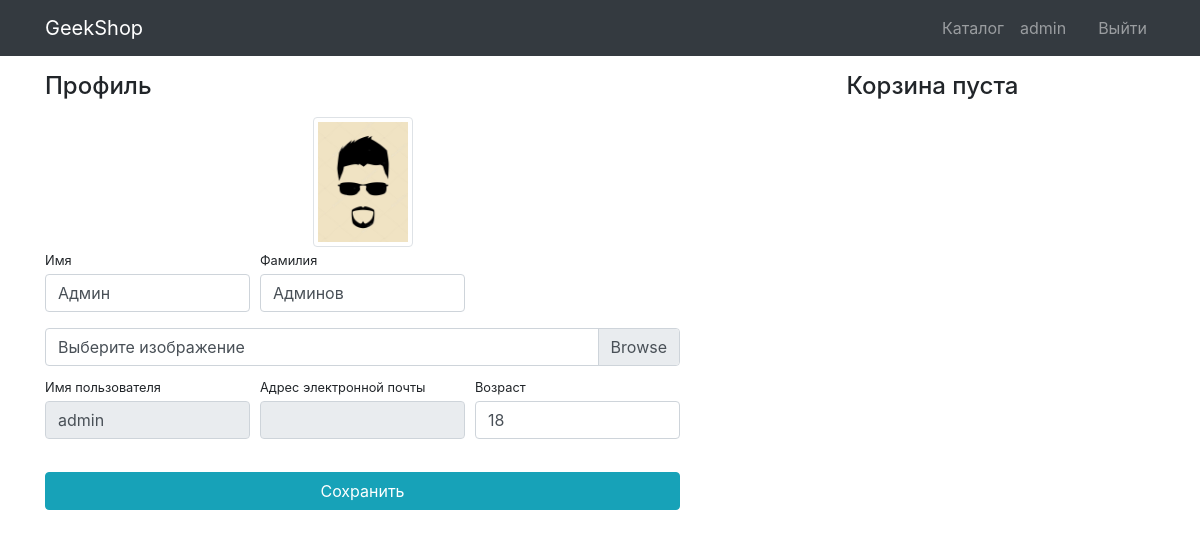
Page /authapp/profile/ (signed in) on the committed database.
### authapp/models.py (models this page shows)
class User(AbstractUser):
    image = models.ImageField(upload_to="user_avatar", blank=True)
    age = models.PositiveIntegerField(default=18)

### authapp/views.py (the view, shortened to what this page needs)
# urls.py: path('profile/',profile, name="profile"),
@login_required
def profile(request):
    user_select = request.user
    context = {
        'title' : 'Gekshop | Профиль пользователя',
        'form' : UserProfileForm(instance=request.user),
        'baskets' : Basket.objects.filter(user=user_select)
    }
    return render(request, 'authapp/profile.html', context)

### authapp/forms.py
class UserProfileForm(UserChangeForm):
    image = forms.ImageField(widget=forms.FileInput, required=False)
    age = forms.IntegerField(widget=forms.NumberInput, required=False, min_value=1)
    class Meta:
        model = User
        fields = ('username','last_name','first_name','email', 'image', 'age')
    def __init__(self,*args,**kwargs):
        super(UserChangeForm, self).__init__(*args,**kwargs)
        self.fields['username'].widget.attrs['readonly'] = True
        self.fields['email'].widget.attrs['readonly'] = True
        for filed_name , field in self.fields.items():
            field.widget.attrs['class'] = 'form-control py-2'
        self.fields['image'].widget.attrs['class'] = 'custom-file-input'

### authapp/templates/authapp/profile.html (shortened to what this page needs)
{% extends 'mainapp/base.html' %}
{% load static %}
    {% block css %}
        <link href="{% static 'css/profile.css' %}" rel="stylesheet">
    {% endblock %}
{% block content %}
    <div class="container">
        <div class="row">
            <div class="col-lg-7">
                <h4 class="mt-3 mb-3">Профиль</h4>
                <div class="col-lg-12 text-center">
                    <img width="100" height="100"
                         src="{% if user.image %} {{ user.image.url }} {% else %} {% static 'vendor/img/users/default_avatar.jpg' %}{% endif %}"
                         class="img-thumbnail">
                </div>
                <form action="{% url 'authapp:profile' %}" method="post" enctype="multipart/form-data">
                    <div class="form-row">
                        <div class="col-lg-4">
                            <div class="form-group">
                                <label class="small mb-1" for="{{ form.first_name.id_for_label }}">Имя</label>
                                {{ form.first_name }}
                            </div>
                    </div>
                    <div class="col-lg-4">
                        <div class="form-group">
                            <label class="small mb-1" for="{{ form.last_name.id_for_label  }}">Фамилия</label>
                            {{ form.last_name }}
                        </div>
                    </div>
                </div>
                <div class="form-row mb-2">
                    <div class="col-lg-12">
                        <div class="custom-file">
                            <label class="custom-file-label" for="{{ form.image.id_for_label }}">Выберите изображение</label>
                        </div>
                    </div>
                </div>
                <div class="form-row">
                    <div class="col-lg-4">
                        <label class="small mb-1" for="{{ form.username.id_for_label }}">Имя пользователя</label>
                        {{ form.username }}
                    </div>
                    <div class="col-lg-4">
                        <label class="small mb-1" for="{{ form.email.id_for_label }}">Адрес электронной почты</label>
                        {{ form.email }}
                    </div>
                    <div class="col-lg-4">
                        <label class="small mb-1" for="{{ form.age.id_for_label }} " >Возраст</label>
                        {{ form.age }}
                    </div>
                </div>
                <div class="form-row">
                    <div class="col-lg-12" style="margin-top: 33px;">
                        <input class="btn btn-info btn-block" type="submit" value="Сохранить">
                    </div>
                </div>
            </form>
        </div>
        <div class="col-lg-5">
            {% include 'basketapp/basket.html' %}
        </div>
    </div>
</div>
{% endblock %}

### mainapp/templates/mainapp/base.html (shortened to what this page needs)
{% load static %}
<!DOCTYPE html>
<html lang="en">
<head>
    <link href="{% static 'vendor/bootstrap/css/bootstrap.min.css' %} " rel="stylesheet"/>
    {% block css %} {% endblock %}
</head>
<body>
<nav class="navbar navbar-expand-lg navbar-dark bg-dark fixed-top">
    <div class="container">
        <a class="navbar-brand" href="{% url 'index' %}">GeekShop</a>
        <div class="collapse navbar-collapse" id="navbarResponsive">
            <ul class="navbar-nav ml-auto">
                <li class="nav-item">
                    <a class="nav-link" href="{% url 'mainapp:product' %}">Каталог
                    </a>
                </li>
                {% if not user.is_authenticated %}
                    <li class="nav-item">
                        <a class="nav-link" href="{% url 'authapp:login' %}">Войти <i
                                class="fas fa-sign-in-alt"></i></a>
                    </li>
                {% else %}
                    <li class="nav-item">
                        <a class="nav-link" href="{% url 'authapp:profile' %}">{{ user.username }}
                        </a>
                    </li>
                    <li class="nav-item">
                        {% if user.is_staff or user.is_superuser %}
                            <a class="nav-link" href="{% url 'adminapp:index' %}">
                            </a>
                        {% endif %}
                    </li>
                    <li class="nav-item">
                        <a class="nav-link" href="{% url 'authapp:logout' %}">Выйти </a>
                    </li>
                {% endif %}
            </ul>
        </div>
      </div>
    </nav>
    {% block content %} {% endblock %}
  </body>
</html>

### static/css/profile.css (style rules this page uses)
body { padding-top: 56px; }

### rows in the picture
User: username "admin", image (picture), first_name "Админ", last_name "Админов", age "18"
